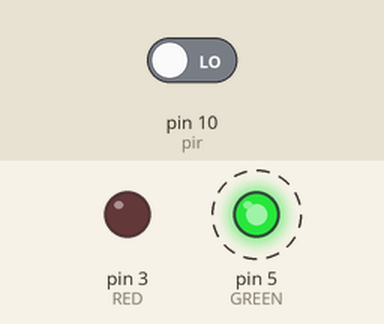
A sketch run on a simulated Arduino Uno, built with avr-gcc and run on an emulated ATmega328P. Parts: output pins drawn as LEDs (lit = HIGH). Dashed ring = blinking. Inputs (shaded band) come from the test bench; at power-on: pin 10 (pir) LOW.

Above: at 1.25 s.
1.3 s: pin 10 (pir) driven HIGH
At 1.8 s:
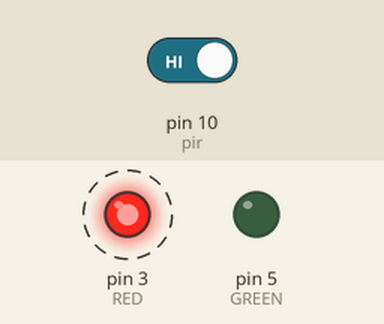
4.3 s: pin 10 (pir) driven LOW
At 4.65 s:
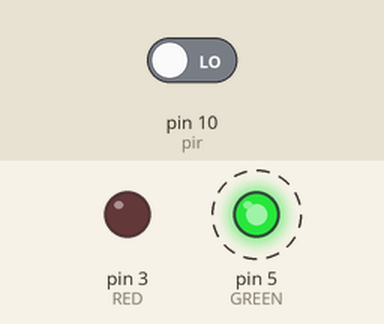
Timing chart, 0 to 13.3 s (numbered marks = the images above; inputs shaded):
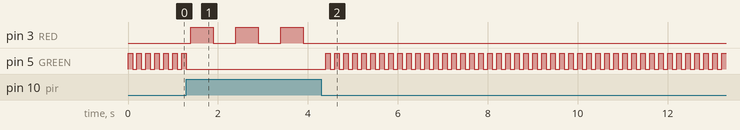

The sketch:

pir_sensor.ino
```cpp
int RED=3;
int GREEN=5;
int pir =10;
int motion;
void setup() {
  pinMode(RED, OUTPUT);
  pinMode(GREEN,OUTPUT);
  pinMode(pir,INPUT);

  // put your setup code here, to run once:

}

void loop() {
   for(int r=2; r<=RED;r=r+2)
  motion=digitalRead(pir);
  if (motion==HIGH){

  digitalWrite(RED,HIGH);
  delay(500);
  digitalWrite(RED,LOW);
  delay(500);

  }

 else{
  for(int g=1; g<=GREEN;g=g+1)
   digitalWrite(GREEN,HIGH);
   delay(100);
   digitalWrite(GREEN,LOW);
     delay(100);


 }

}
```

Measured:
- after the input at 1.3 s, pin 3 (RED): alternates HIGH for 0.50 s and LOW for 0.50 s, starting after 0.10 s; pin 5 (GREEN): goes on until 1.3 s, then stays LOW
- after the input at 4.3 s, pin 3 (RED): stops changing and stays LOW; pin 5 (GREEN): alternates HIGH for 0.10 s and LOW for 0.10 s, starting after 0.10 s
- by itself, pin 5 (GREEN): alternates HIGH for 0.10 s and LOW for 0.10 s
